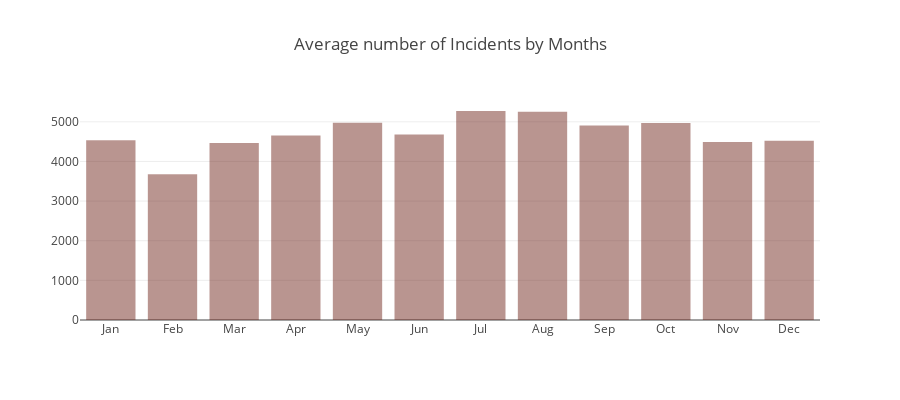

The cell this chart's notebook holds for it:
### Markdown cell above
> Fron the above graph, we can observe that the number of gun violence incidents are increasing every year. In the year 2014, there were about 51 thousand incidents reported, The number increased to 53 thousand in the next year, 2016 saw a bigger jump with close to 58 thousand incidents reported, in 2017, the number of gun violence incidents further increased to 61 thousand. A big increase of 10,000 incidents have been observed from 2014 to 2017. We are still halfway in 2018 and this number is expected to further grow.


### <a id="2.2">2.2 Average number of incidents per month </a>

Lets obtain the average number of incidents per month.

### Code cell
tempdf = df[df['year'].isin(['2014','2015','2016','2017'])]
tempdf1 = tempdf.groupby(['year','month']).agg({'month' : 'count'}).rename(columns={'month': 'month_count'}).reset_index()
aggregated = tempdf1.groupby(['month']).agg({'month_count' : 'mean'})
x2 = aggregated.index.tolist()
y2 = aggregated.month_count.tolist()
mapp = {}
for m,v in zip(x2, y2):
    mapp[m] = v
xn = [calendar.month_abbr[int(x)] for x in sorted(x2)]
vn = [mapp[x] for x in sorted(x2)]

trace1 = go.Bar(x=xn, y=vn, opacity=0.75, name="month", marker=dict(color='rgba(100, 20, 10, 0.6)'))
layout = dict(height=400, title='Average number of Incidents by Months', legend=dict(orientation="h"));
fig = go.Figure(data=[trace1], layout=layout)
iplot(fig, filename='stacked-bar')

### Figure 1 — Plotly figure (JSON) as saved in the notebook; plotly's stock layout.template omitted (floating-point values rounded to 4 significant figures)
{"data": [{"marker": {"color": "rgba(100, 20, 10, 0.6)"}, "name": "month", "opacity": 0.75, "type": "bar", "uid": "95345eda-9892-46bd-981a-b7bb73d7efdd", "x": ["Jan", "Feb", "Mar", "Apr", "May", "Jun", "Jul", "Aug", "Sep", "Oct", "Nov", "Dec"], "y": [4538.0, 3676.0, 4467.0, 4653.0, 4976.0, 4681, 5273, 5253, 4907, 4967.0, 4488.0, 4521]}], "layout": {"height": 400, "legend": {"orientation": "h"}, "title": {"text": "Average number of Incidents by Months"}}}
